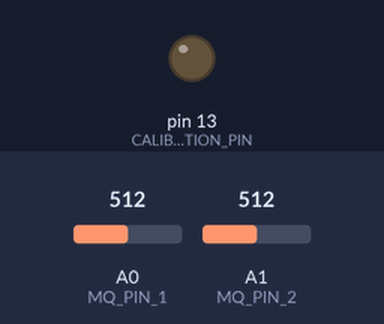
Recording of a sketch running on a simulated Arduino Uno, built with avr-gcc and run on an emulated ATmega328P. Parts: output pins drawn as LEDs (lit = HIGH). The inputs (shaded band) are chosen by the test bench; at power-on: A0 (MQ_PIN_1) = 512, A1 (MQ_PIN_2) = 512. What the sketch prints to the serial monitor is not drawn.

Above: at 0.1 s.
At 1.1 s:
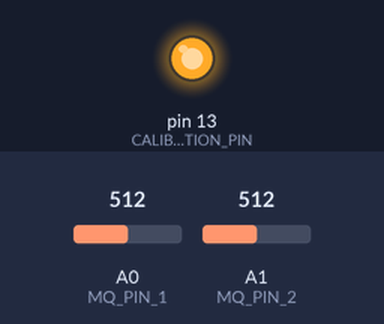
Timing chart, 0 to 4.5 s (numbered marks = the images above):
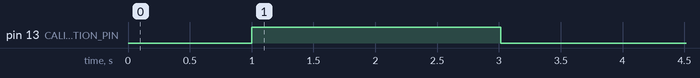

The sketch:

TwoSensors.ino
```cpp
///////////////////////////////////////////////////////////////////////////////////////////////////////////
// VARIATION TO MEASURE TWO SENSORS, one inside the biomethane reactor, another outside (clean air)      //
//                                                                                                       //
// 1. One MQ-4 sensor (1) will be put inside the biometane reactor                                       //
// 2- One MQ-4 sensor (2) will be put outside. Useful to detect gas leaks from the near reactor          //
//                                                                                                       //
// Load resistances have been measured with polimeter (keep the adjustment stable) for my 2 sensors      //
//                                                                                                       //
// 1. RL_1 = 1.777 kOhms; // K Ohms (measured with polymeter between A0 and GND: 1.773 (without cables)) //
// 1. RL_2 = 1.915 kOhms; // K Ohms (measured with polymeter between A1 and GND: 1.913 (without cables)) //
//                                                                                                       //
///////////////////////////////////////////////////////////////////////////////////////////////////////////

/////////////
// Arduino //
/////////////
const bool DEBUG = false; // debug output (calibration phase) is not compatible with external monitoring system ('./monitor.sh').

const int CALIBRATION_PIN = 13; // Turn on during calibration
const int MQ_PIN_1 = A0; // analog input for sensor inside the reactor
const int MQ_PIN_2 = A1; // analog input for sensor outside the reactor
const double VOLT_RESOLUTION = 5.0; // if 3.3V, use 3.3
const int ADC_RESOLUTION = 1023; // for 10-bit analog to digital converter: 0..2^10-1 = 0..1023
//const int SERIAL_BAUD=115200;
const int SERIAL_BAUD=9600;

// How to interpret ADC measure:
// ADC = analogRead(MQ_PIN); // 0..1023
// Sensor voltage = 5*ADC/1023
//
// MQ-4 idea is to use the voltage divider formula:
//
//  RS     V - VS
// ---- = ---------- => RS = V*RL/VS - RL
//  RL       VS
//
// RS: sensor resistance
// VS: sensor voltage
// RL: load resistance
// V: volt resolution (usually 5.0V)

///////////////////////////////////////////////////////////////
// DATA SHEET SPECIFICATIONS, SENSIBILITY GRAPH and FORMULAS //
///////////////////////////////////////////////////////////////
const double RL_1 = 1.777 ; // K Ohms
const double RL_2 = 1.915 ; // K Ohms
double CLEAN_AIR_RATIO = 4.3; // RS_air/R0, horizontal black line at graph: you must guarantee 'clean air' during setup() calibration
double R0_1 = 11.82; // estimated (will be calculated on calibrations)
double R0_2 = R0_1; // same
const int MQ4_PPM_MAX_RANGE = 10000;

// Graph shows RS/R0 against ppm
// Graph is in logarithm scale: log y = m * log x + b
//
// y=1;    x=1000 ppm  => 0 = 3m + b
// y=0.43; x=10000 ppm => −0,366531544 = 4m + b
//
// So:
const double m = -0.366531544;
const double b = 1.099594632;

///////////////
// FUNCTIONS //
///////////////

const int DEFAULT_SAMPLES = 5;
const int DEFAULT_SAMPLES_INTERVAL_MS = 10;
const int DEFAULT_MEASURE_LAPSE = DEFAULT_SAMPLES * DEFAULT_SAMPLES_INTERVAL_MS;

// Get average voltage
double voltage(int pin, int samples = DEFAULT_SAMPLES, int samplesIntervalMs = DEFAULT_SAMPLES_INTERVAL_MS) {
  double avg = 0.0;
  for (int k = 0; k < samples; k ++) {
    avg += analogRead(pin);
    delay(samplesIntervalMs);
  }

  double result = (avg/samples) * VOLT_RESOLUTION / ADC_RESOLUTION;

  return result;
}

// Get R0 on using clean-air as graph reference
double calibrate(int pin, double RL) {
  double sensor_volt = voltage(pin, 50, 20); //Define variable for sensor voltage
  double RS_air; // Define variable for sensor resistance
  double R0; // Define variable for resulting R0

  RS_air = ((VOLT_RESOLUTION * RL) / sensor_volt) - RL; // Calculate RS in fresh air
  R0 = RS_air / CLEAN_AIR_RATIO; // Calculate R0

  return R0;
}

// Get CH4 concentratin (ppm)
int ppm(double sensor_volt, double RL, double R0) {
  double RS_gas; //Define variable for sensor resistance
  double ratio; //Define variable for ratio

  RS_gas = ((VOLT_RESOLUTION * RL) / sensor_volt) - RL; //Get value of RS in a gas
  ratio = RS_gas / R0;   // Get ratio for CH4

  double ppm_log = (log10(ratio) - b) / m; //Get ppm value in linear scale according to the the ratio value
  double ppm = pow(10, ppm_log); //Convert ppm value to log scale

  // Limit range to maximum by specification:
  int result = min(floor(ppm), MQ4_PPM_MAX_RANGE);

  return result;
}

////////////////////
// INITIALIZATION //
////////////////////
void setup() {
  Serial.begin(SERIAL_BAUD); // hay que ajustarlo en el monitor tambén, o se verá basura
  delay(1000);

  if (DEBUG) {
    Serial.println("\n===============================================================");
    Serial.println("METANE CONCENTRATION MEASUREMENT (CH4 ppm) BY MEAN MQ-4 SENSORS");
    Serial.println("Sensor 1: located inside the biomethane reactor");
    Serial.println("Sensor 2: located outside the biomethane reactor");
    Serial.println("===============================================================\n");

    Serial.print("Estimated R0_1 (K Ohms) = ");
    Serial.println(R0_1);
    Serial.print("Estimated R0_2 (K Ohms) = ");
    Serial.println(R0_2);
  }

  pinMode(CALIBRATION_PIN, OUTPUT);
  digitalWrite(CALIBRATION_PIN, HIGH); // light up
  if (DEBUG) Serial.print("Calibrating ... ");
  R0_1 = calibrate(MQ_PIN_1, RL_1);
  R0_2 = calibrate(MQ_PIN_2, RL_2);
  if (DEBUG) Serial.println("done !");
  digitalWrite(CALIBRATION_PIN, LOW); // light down

  if (DEBUG) {
    Serial.println("Start measuring ...");
    Serial.print("Calibrated R0_1 (K Ohms) = ");
    Serial.println(R0_1);
    Serial.print("Calibrated R0_2 (K Ohms) = ");
    Serial.println(R0_2);
  }

  delay(2000);
}

//////////
// MAIN //
//////////
void loop() {
  double sensor_volt_1 = voltage(MQ_PIN_1);
  delay(50);
  double sensor_volt_2 = voltage(MQ_PIN_2);

  // Sensor VS (V) = <sensor_volt>
  // RS_gas (K Ohms) = <RS_gas>
  Serial.print(ppm(sensor_volt_1, RL_1, R0_1));
  Serial.print(",");
  Serial.println(ppm(sensor_volt_2, RL_2, R0_2));

  delay(450-/* two sensors */ 2*DEFAULT_MEASURE_LAPSE); // half second in total
}
```
